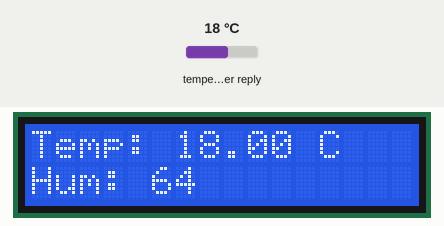
Bench run of a sketch on a simulated ESP8266 (NodeMCU). Shown: 16×2 character LCD. Inputs (shaded band) come from the test bench; at power-on: temperature in the weather reply 18 °C. WiFi joins after 1.5 s; servers stay silent unless stated; web services answer with replies made up by the test bench; what the sketch prints to the serial monitor is not drawn.

Above: at 4.2 s.
At 14.3 s:
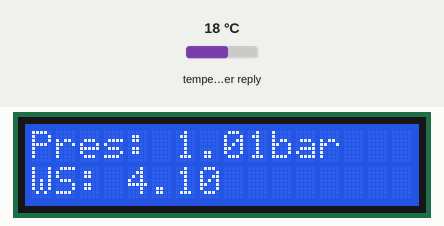
At 24.3 s:
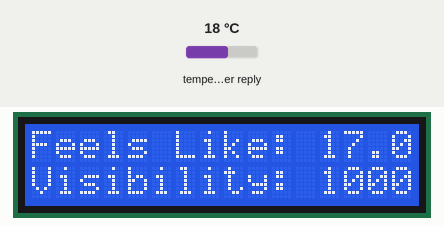

The sketch:

weathertestWithLcd.ino
```cpp
#include <ESP8266WiFi.h>
#include <ESP8266HTTPClient.h>
#include <ArduinoJson.h>
#include <WiFiClient.h>
#include <LiquidCrystal_I2C.h>

LiquidCrystal_I2C lcd(0x27, 16, 2);

WiFiClient wiFiClient;
WiFiClient wiFiClient1;
WiFiClient wiFiClient2;

const char *ssid = "pato";
const char *password = "mayurpato";

String Location = "Vellore, IN";
String API_Key = " ";

String air1,air2;

const char* url1 = "https://api.thingspeak.com/apps/thinghttp/send_request?api_key=HTGEPHLQ5K5DG9NW";
const char* host1 = "api.thingspeak.com";

const char* url2 = "https://api.thingspeak.com/apps/thinghttp/send_request?api_key=JL4QKUZ12KZL08A4";
const char* host2 = "api.thingspeak.com";

const int httpPortRead = 80;

void setup(void)
{
  Serial.begin(115200);
  lcd.begin();
  lcd.backlight();
  delay(1000);
  WiFi.begin(ssid, password);
  Serial.print("Connecting.");
  while ( WiFi.status() != WL_CONNECTED )
  {
    delay(500);
    Serial.print(".");
  }
  Serial.println("connected");
  delay(1000);
}

void loop()
{
  if (WiFi.status() == WL_CONNECTED)
  {

    HTTPClient http;
    http.begin(wiFiClient,"http://api.openweathermap.org/data/2.5/weather?q=" + Location + "&APPID=" + API_Key);
    int httpCode = http.GET();

    if (httpCode > 0)
    {
      String payload = http.getString();

      DynamicJsonBuffer jsonBuffer(512);
      JsonObject& root = jsonBuffer.parseObject(payload);
      if (!root.success()) {
      Serial.println(F("Parsing failed!"));
      return;
      }

      float temp = (float)(root["main"]["temp"]) - 273.15;
      int humidity = root["main"]["humidity"];
      float pressure = (float)(root["main"]["pressure"]) / 1000;
      float wind_speed = root["wind"]["speed"];
      int wind_degree = root["wind"]["deg"];
      float feels = (float)(root["main"]["feels_like"]) - 273.15;
      float temp_max = (float)(root["main"]["temp_max"]) - 273.15;
      float temp_min = (float)(root["main"]["temp_min"]) - 273.15;
      int visible = (root["visibility"]);
      //String sky = (String)(root["weather"]["description"]);

      Serial.printf("Temperature = %.2f°C\r\n", temp);
      Serial.printf("Feels Like %.2f°C\r\n", feels);
      Serial.printf("Humidity = %d %%\r\n", humidity);
      Serial.printf("Pressure = %.3f bar\r\n", pressure);
      Serial.printf("Wind Speed = %.1f m/s\r\n", wind_speed);
      Serial.printf("Wind Degree = %d°\r\n", wind_degree);
      //Serial.printf("Max Temperature = %.2f°C\r\n", temp_max);
      //Serial.printf("Min Temperature = %.2f°C\r\n", temp_min);
      Serial.printf("Visibility = %d km\r\n\r", visible);

      if(http.begin(wiFiClient1,host1,httpPortRead,url1))
          {
            int httpCode = http.GET();
            if (httpCode > 0)
              {
               if (httpCode == HTTP_CODE_OK || httpCode == HTTP_CODE_MOVED_PERMANENTLY)
                  {
                    air2 = http.getString();
                  }
              }
            }

      if(http.begin(wiFiClient2,host2,httpPortRead,url2))
          {
            int httpCode = http.GET();
            if (httpCode > 0)
              {
               if (httpCode == HTTP_CODE_OK || httpCode == HTTP_CODE_MOVED_PERMANENTLY)
                  {
                    air1 = http.getString();
                    Serial.print("Air Quality Index = ");
                    Serial.print(air1);Serial.print(" (");Serial.print(air2);Serial.println(")");
                    Serial.println();Serial.println();
                  }
              }
           }
          lcd.clear();
          lcd.setCursor(0,0);
          lcd.print("Temp: ");
          lcd.print(temp);
          lcd.print(" C");
          lcd.setCursor(0,1);
          lcd.print("Hum: ");
          lcd.print(humidity);
          delay(10000);
          lcd.clear();
          lcd.setCursor(0,0);
          lcd.print("Pres: ");
          lcd.print(pressure);
          lcd.print("bar");
          lcd.setCursor(0,1);
          lcd.print("WS: ");
          lcd.print(wind_speed);
          delay(10000);
          lcd.clear();
          lcd.setCursor(0,0);
          lcd.print("Feels Like: ");
          lcd.print(feels);
          lcd.print("bar");
          lcd.setCursor(0,1);
          lcd.print("Visibility: ");
          lcd.print(visible);


    }

    http.end();

  }

  delay(20000);

}
```

Measured:
- by itself, everything shown: repeats every 40.7 s, in 3 steps
- what the display in image 0 shows lasts 10.0 s, from 4.2 s to 14.2 s
- what the display in image 2 shows lasts 20.6 s, from 24.3 s to 44.9 s
